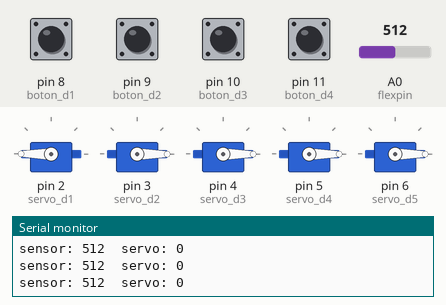
This sketch was run on a simulated Arduino Uno, built with avr-gcc and run on an emulated ATmega328P. Parts: 5 × servo, the last lines printed to the serial monitor. The test bench sets the inputs (shaded band); at power-on: pin 8 (boton_d1), pin 9 (boton_d2), pin 10 (boton_d3), pin 11 (boton_d4) LOW, A0 (flexpin) = 512.

Above: at 1.2 s.
1.3 s: A0 (flexpin) set to 900
At 2.5 s:
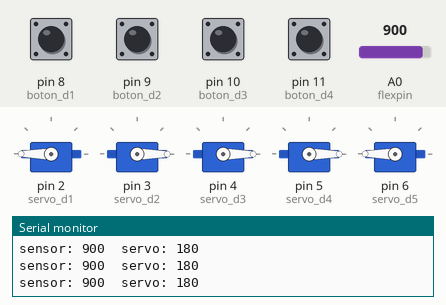
2.8 s: pin 8 (boton_d1) pulled HIGH for 0.15 s
At 2.9 s:
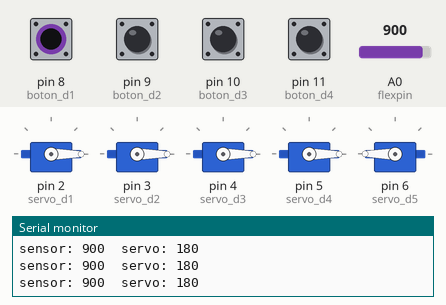
4.4 s: pin 9 (boton_d2) pulled HIGH for 0.15 s
At 4.51 s:
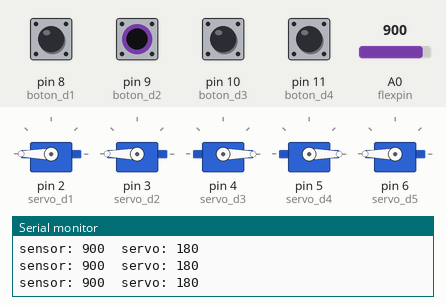
6.0 s: pin 10 (boton_d3) pulled HIGH for 0.15 s
At 6.1 s:
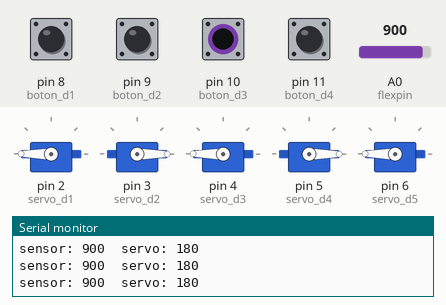
7.6 s: pin 11 (boton_d4) pulled HIGH for 0.15 s
At 7.71 s:
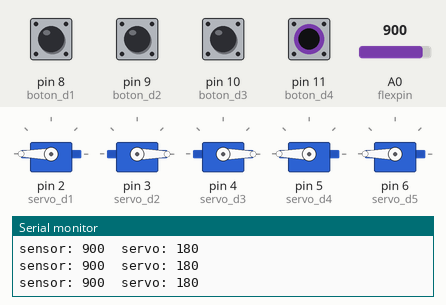
9.2 s: A0 (flexpin) set to 716
At 9.8 s:
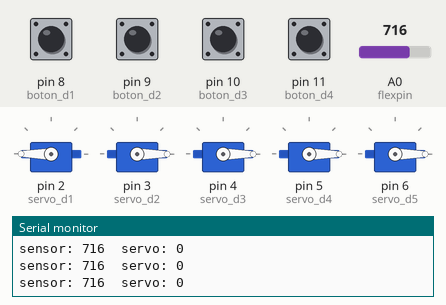
Timing chart, 0 to 12.2 s (numbered marks = the images above; inputs shaded):
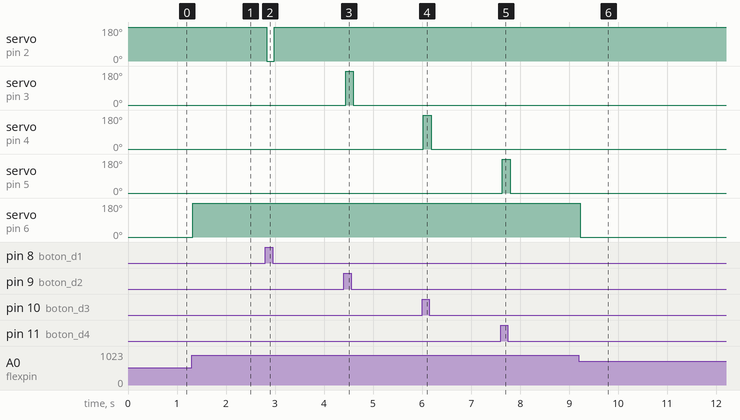

The sketch:

mano.ino
```cpp
#include <Servo.h>

Servo servo_d1;
Servo servo_d2;
Servo servo_d3;
Servo servo_d4;
Servo servo_d5;

const int flexpin = 0;

const int boton_d1 = 8;
const int boton_d2 = 9;
const int boton_d3 = 10;
const int boton_d4 = 11;
const int boton_d5 = 12;

int estado_boton_d1 = 0;
int estado_boton_d2 = 0;
int estado_boton_d3 = 0;
int estado_boton_d4 = 0;
int estado_boton_d5 = 0;

int pos = 0;

void setup() {

 Serial.begin(9600);

 servo_d1.attach(2);
 servo_d2.attach(3);
 servo_d3.attach(4);
 servo_d4.attach(5);
 servo_d5.attach(6);

pinMode(boton_d1, INPUT);
pinMode(boton_d2, INPUT);
pinMode(boton_d3, INPUT);
pinMode(boton_d4, INPUT);
pinMode(boton_d5, INPUT);

}


void loop() {

  int flexposition;
  int servoposition;

  flexposition = analogRead(flexpin);

  servoposition = map(flexposition, 775, 900, 0, 180);
  servoposition = constrain(servoposition, 0, 180);
    servo_d5.write(servoposition);
 estado_boton_d1 = digitalRead(boton_d1);
 estado_boton_d2 = digitalRead(boton_d2);
 estado_boton_d3 = digitalRead(boton_d3);
 estado_boton_d4 = digitalRead(boton_d4);


 Serial.print("sensor: ");
  Serial.print(flexposition);
  Serial.print("  servo: ");
  Serial.println(servoposition);

 if (estado_boton_d1 == HIGH) {
     servo_d1.write(0);
  } else {
    servo_d1.write(180);
  }
 if (estado_boton_d2 == HIGH) {
     servo_d2.write(180);
  } else {
    servo_d2.write(0);
  }
 if (estado_boton_d3 == HIGH) {
     servo_d3.write(180);
  } else {
    servo_d3.write(0);
  }
 if (estado_boton_d4 == HIGH) {
     servo_d4.write(180);
  } else {
    servo_d4.write(0);
  }
}
```

Measured:
- after the input at 1.3 s, servo on pin 6 (servo_d5): 0° → 180° at once
- after the input at 2.8 s, servo on pin 2 (servo_d1): 180° → 0° at once, → 180° 0.16 s later
- after the input at 4.4 s, servo on pin 3 (servo_d2): 0° → 180° at once, → 0° 0.16 s later
- after the input at 6.0 s, servo on pin 4 (servo_d3): 0° → 180° at once, → 0° 0.16 s later
- after the input at 7.6 s, servo on pin 5 (servo_d4): 0° → 180° at once, → 0° 0.16 s later
- after the input at 9.2 s, servo on pin 6 (servo_d5): 180° → 0° at once
